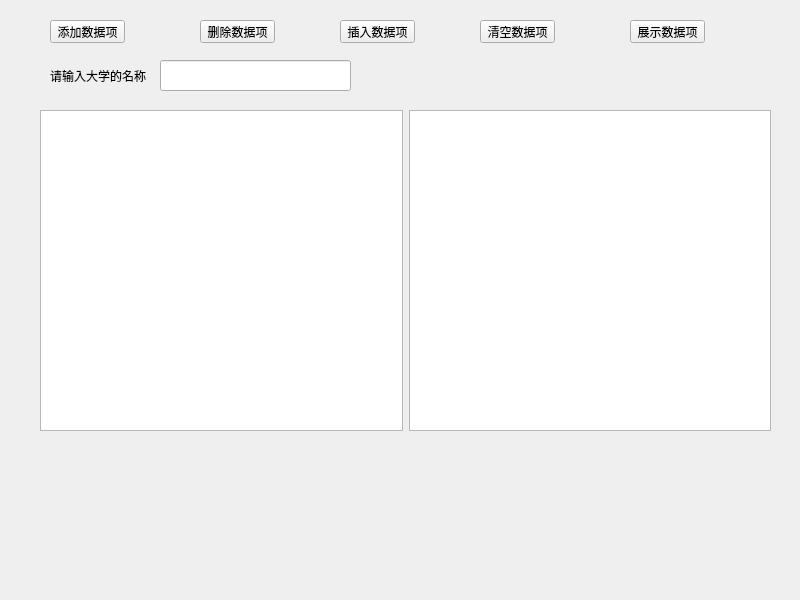
<?xml version="1.0" encoding="UTF-8"?>
<ui version="4.0">
 <class>Widget</class>
 <widget class="QWidget" name="Widget">
  <property name="geometry">
   <rect>
    <x>0</x>
    <y>0</y>
    <width>800</width>
    <height>600</height>
   </rect>
  </property>
  <property name="windowTitle">
   <string>Widget</string>
  </property>
  <widget class="QPushButton" name="addButton">
   <property name="geometry">
    <rect>
     <x>50</x>
     <y>20</y>
     <width>75</width>
     <height>23</height>
    </rect>
   </property>
   <property name="text">
    <string>添加数据项</string>
   </property>
  </widget>
  <widget class="QPushButton" name="pushButton_2">
   <property name="geometry">
    <rect>
     <x>200</x>
     <y>20</y>
     <width>75</width>
     <height>23</height>
    </rect>
   </property>
   <property name="text">
    <string>删除数据项</string>
   </property>
  </widget>
  <widget class="QPushButton" name="pushButton_3">
   <property name="geometry">
    <rect>
     <x>340</x>
     <y>20</y>
     <width>75</width>
     <height>23</height>
    </rect>
   </property>
   <property name="text">
    <string>插入数据项</string>
   </property>
  </widget>
  <widget class="QPushButton" name="pushButton_4">
   <property name="geometry">
    <rect>
     <x>480</x>
     <y>20</y>
     <width>75</width>
     <height>23</height>
    </rect>
   </property>
   <property name="text">
    <string>清空数据项</string>
   </property>
  </widget>
  <widget class="QPushButton" name="pushButton_5">
   <property name="geometry">
    <rect>
     <x>630</x>
     <y>20</y>
     <width>75</width>
     <height>23</height>
    </rect>
   </property>
   <property name="text">
    <string>展示数据项</string>
   </property>
  </widget>
  <widget class="QLabel" name="label">
   <property name="geometry">
    <rect>
     <x>50</x>
     <y>60</y>
     <width>121</width>
     <height>31</height>
    </rect>
   </property>
   <property name="text">
    <string>请输入大学的名称</string>
   </property>
  </widget>
  <widget class="QLineEdit" name="collegeEdit">
   <property name="geometry">
    <rect>
     <x>160</x>
     <y>60</y>
     <width>191</width>
     <height>31</height>
    </rect>
   </property>
  </widget>
  <widget class="QWidget" name="">
   <property name="geometry">
    <rect>
     <x>40</x>
     <y>110</y>
     <width>731</width>
     <height>321</height>
    </rect>
   </property>
   <layout class="QHBoxLayout" name="horizontalLayout">
    <item>
     <widget class="QListView" name="listView"/>
    </item>
    <item>
     <widget class="QPlainTextEdit" name="plainTextEdit"/>
    </item>
   </layout>
  </widget>
 </widget>
 <resources/>
 <connections/>
</ui>
